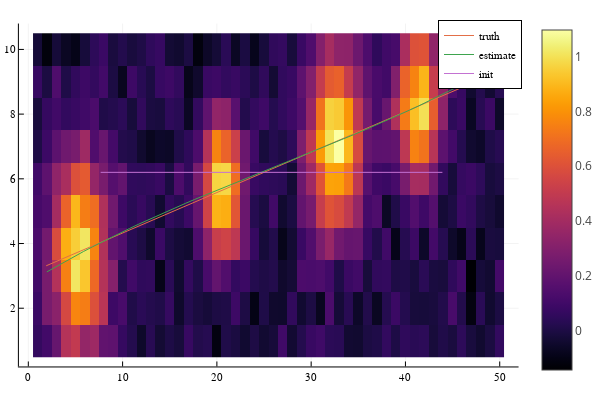

Notebook code for this chart:
### Code cell
wavelength = LinRange(850e-9,1350e-9,50);
wxy = lmod.dmodel.(wavelengthrange)
(wx,wy) = collect.( zip(wxy...))
heatmap(data)
plot!(wy0,wx0;label="truth")
plot!(wy,wx; label="estimate")
plot!(wyinit,wxinit; label="init")

### Figure 1 — Plotly figure (JSON) as saved in the notebook; plotly's stock layout.template omitted (floating-point values rounded to 4 significant figures; data arrays with more than 128 entries replaced by an {"elided": "..."} marker saying what was removed)
{"data": [{"colorbar": {"title": ""}, "colorscale": {"elided": "256x2 mixed values"}, "hoverinfo": "none", "name": "y1", "showlegend": false, "showscale": true, "type": "heatmap", "x": [0.5, 1.5, 2.5, 3.5, 4.5, 5.5, 6.5, 7.5, 8.5, 9.5, 10.5, 11.5, 12.5, 13.5, 14.5, 15.5, 16.5, 17.5, 18.5, 19.5, 20.5, 21.5, 22.5, 23.5, 24.5, 25.5, 26.5, 27.5, 28.5, 29.5, 30.5, 31.5, 32.5, 33.5, 34.5, 35.5, 36.5, 37.5, 38.5, 39.5, 40.5, 41.5, 42.5, 43.5, 44.5, 45.5, 46.5, 47.5, 48.5, 49.5, 50.5], "xaxis": "x", "y": [0.5, 1.5, 2.5, 3.5, 4.5, 5.5, 6.5, 7.5, 8.5, 9.5, 10.5], "yaxis": "y", "z": {"elided": "10x50 float values"}, "zmax": 1.096, "zmin": -0.1419}, {"colorbar": {"title": ""}, "legendgroup": "truth", "line": {"color": "rgba(227, 111, 71, 1.000)", "dash": "solid", "shape": "linear", "width": 1}, "mode": "lines", "name": "truth", "showlegend": true, "type": "scatter", "x": [50.23, 49.24, 48.25, 47.27, 46.28, 45.29, 44.31, 43.32, 42.34, 41.35, 40.36, 39.38, 38.39, 37.4, 36.42, 35.43, 34.45, 33.46, 32.47, 31.49, 30.5, 29.51, 28.53, 27.54, 26.55, 25.57, 24.58, 23.6, 22.61, 21.62, 20.64, 19.65, 18.66, 17.68, 16.69, 15.71, 14.72, 13.73, 12.75, 11.76, 10.77, 9.787, 8.801, 7.815, 6.828, 5.842, 4.856, 3.869, 2.883, 1.897], "xaxis": "x", "y": [9.353, 9.23, 9.107, 8.983, 8.86, 8.737, 8.614, 8.49, 8.367, 8.244, 8.12, 7.997, 7.874, 7.751, 7.627, 7.504, 7.381, 7.257, 7.134, 7.011, 6.888, 6.764, 6.641, 6.518, 6.394, 6.271, 6.148, 6.024, 5.901, 5.778, 5.655, 5.531, 5.408, 5.285, 5.161, 5.038, 4.915, 4.792, 4.668, 4.545, 4.422, 4.298, 4.175, 4.052, 3.929, 3.805, 3.682, 3.559, 3.435, 3.312], "yaxis": "y", "zmax": 1.096, "zmin": -0.1419}, {"colorbar": {"title": ""}, "legendgroup": "estimate", "line": {"color": "rgba(62, 164, 78, 1.000)", "dash": "solid", "shape": "linear", "width": 1}, "mode": "lines", "name": "estimate", "showlegend": true, "type": "scatter", "x": [50.27, 49.29, 48.31, 47.33, 46.35, 45.36, 44.38, 43.39, 42.41, 41.42, 40.43, 39.44, 38.45, 37.46, 36.47, 35.48, 34.49, 33.5, 32.51, 31.51, 30.52, 29.53, 28.53, 27.54, 26.55, 25.56, 24.57, 23.57, 22.58, 21.59, 20.6, 19.61, 18.62, 17.63, 16.65, 15.66, 14.67, 13.69, 12.7, 11.72, 10.74, 9.758, 8.778, 7.8, 6.824, 5.849, 4.875, 3.903, 2.933, 1.965], "xaxis": "x", "y": [9.597, 9.434, 9.275, 9.12, 8.968, 8.82, 8.675, 8.533, 8.394, 8.257, 8.123, 7.991, 7.862, 7.734, 7.609, 7.485, 7.363, 7.242, 7.122, 7.003, 6.885, 6.768, 6.652, 6.536, 6.42, 6.304, 6.188, 6.072, 5.956, 5.839, 5.721, 5.602, 5.482, 5.361, 5.239, 5.115, 4.989, 4.861, 4.732, 4.6, 4.465, 4.329, 4.189, 4.047, 3.901, 3.753, 3.601, 3.445, 3.286, 3.123], "yaxis": "y", "zmax": 1.096, "zmin": -0.1419}, {"colorbar": {"title": ""}, "legendgroup": "init", "line": {"color": "rgba(195, 113, 210, 1.000)", "dash": "solid", "shape": "linear", "width": 1}, "mode": "lines", "name": "init", "showlegend": true, "type": "scatter", "x": [43.92, 43.18, 42.44, 41.7, 40.96, 40.22, 39.48, 38.74, 38.0, 37.26, 36.52, 35.78, 35.04, 34.3, 33.56, 32.82, 32.08, 31.34, 30.6, 29.86, 29.13, 28.39, 27.65, 26.91, 26.17, 25.43, 24.69, 23.95, 23.21, 22.47, 21.73, 20.99, 20.25, 19.51, 18.77, 18.03, 17.29, 16.55, 15.81, 15.07, 14.33, 13.59, 12.85, 12.11, 11.37, 10.63, 9.892, 9.152, 8.412, 7.673], "xaxis": "x", "y": [6.2, 6.2, 6.2, 6.2, 6.2, 6.2, 6.2, 6.2, 6.2, 6.2, 6.2, 6.2, 6.2, 6.2, 6.2, 6.2, 6.2, 6.2, 6.2, 6.2, 6.2, 6.2, 6.2, 6.2, 6.2, 6.2, 6.2, 6.2, 6.2, 6.2, 6.2, 6.2, 6.2, 6.2, 6.2, 6.2, 6.2, 6.2, 6.2, 6.2, 6.2, 6.2, 6.2, 6.2, 6.2, 6.2, 6.2, 6.2, 6.2, 6.2], "yaxis": "y", "zmax": 1.096, "zmin": -0.1419}], "layout": {"annotations": [], "height": 400, "legend": {"bgcolor": "rgba(255, 255, 255, 1.000)", "bordercolor": "rgba(0, 0, 0, 1.000)", "borderwidth": 1, "font": {"color": "rgba(0, 0, 0, 1.000)", "family": "sans-serif", "size": 11}, "title": {"font": {"color": "rgba(0, 0, 0, 1.000)", "family": "sans-serif", "size": 15}, "text": ""}, "tracegroupgap": 0, "traceorder": "normal", "x": 1, "xanchor": "auto", "y": 1, "yanchor": "auto"}, "margin": {"b": 20, "l": 0, "r": 0, "t": 20}, "paper_bgcolor": "rgba(255, 255, 255, 1.000)", "plot_bgcolor": "rgba(255, 255, 255, 1.000)", "showlegend": true, "width": 600, "xaxis": {"anchor": "y", "domain": [0.03619, 0.9934], "gridcolor": "rgba(0, 0, 0, 0.100)", "gridwidth": 0.5, "linecolor": "rgba(0, 0, 0, 1.000)", "mirror": false, "range": [-1, 52], "showgrid": true, "showline": true, "showticklabels": true, "tickangle": 0, "tickcolor": "rgb(0, 0, 0)", "tickfont": {"color": "rgba(0, 0, 0, 1.000)", "family": "sans-serif", "size": 11}, "tickmode": "array", "ticks": "inside", "ticktext": ["0", "10", "20", "30", "40", "50"], "tickvals": [0, 10, 20, 30, 40, 50], "title": "", "titlefont": {"color": "rgba(0, 0, 0, 1.000)", "family": "sans-serif", "size": 15}, "type": "-", "visible": true, "zeroline": false, "zerolinecolor": "rgba(0, 0, 0, 1.000)"}, "yaxis": {"anchor": "x", "domain": [0.03762, 0.9902], "gridcolor": "rgba(0, 0, 0, 0.100)", "gridwidth": 0.5, "linecolor": "rgba(0, 0, 0, 1.000)", "mirror": false, "range": [0.2, 10.8], "showgrid": true, "showline": true, "showticklabels": true, "tickangle": 0, "tickcolor": "rgb(0, 0, 0)", "tickfont": {"color": "rgba(0, 0, 0, 1.000)", "family": "sans-serif", "size": 11}, "tickmode": "array", "ticks": "inside", "ticktext": ["2", "4", "6", "8", "10"], "tickvals": [2, 4, 6, 8, 10], "title": "", "titlefont": {"color": "rgba(0, 0, 0, 1.000)", "family": "sans-serif", "size": 15}, "type": "-", "visible": true, "zeroline": false, "zerolinecolor": "rgba(0, 0, 0, 1.000)"}}}
